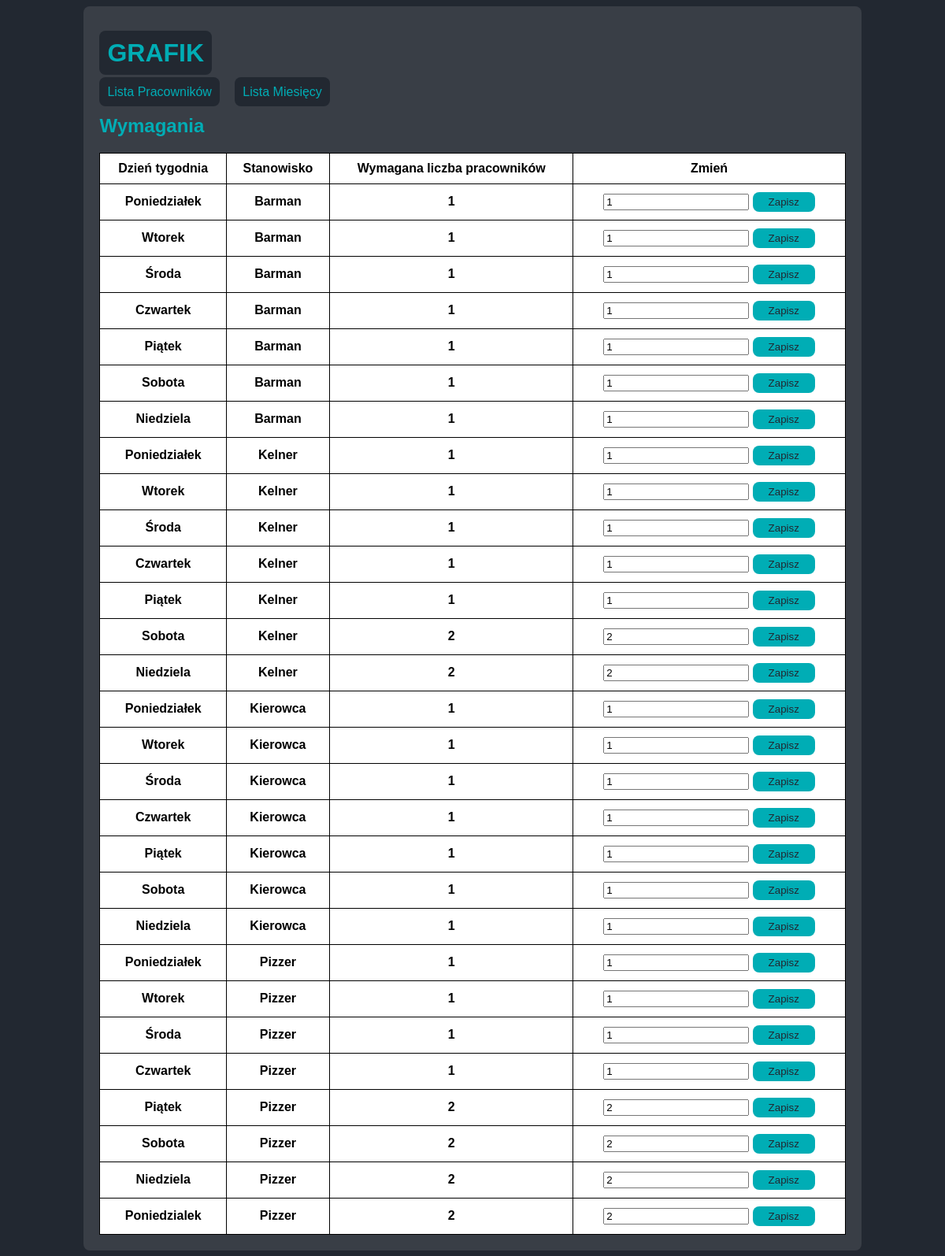
Page /requirements on the committed database.
### tables this page shows
CREATE TABLE required_employees (
    id INTEGER PRIMARY KEY AUTOINCREMENT,
    weekday TEXT NOT NULL,
    position INTEGER NOT NULL,
    required_count INTEGER NOT NULL DEFAULT 0,
    FOREIGN KEY (position) REFERENCES positions(id)
    );

CREATE TABLE positions (
    id INTEGER PRIMARY KEY AUTOINCREMENT,
    name TEXT NOT NULL
);

### app.py (the view)
@app.route("/requirements")
def requirements():
    db = get_db()
    requirements = db.execute("""
        SELECT r.id, r.weekday, p.name AS position_name, r.required_count
        FROM required_employees r
        JOIN positions p ON r.position = p.id
        ORDER BY p.name
    """).fetchall()
    return render_template("required_employees.html", requirements=requirements)

### app.py (called while the page is built)
def get_db():
    if "db" not in g:
        conn = sqlite3.connect(DATABASE)
        conn.row_factory = sqlite3.Row
        conn.execute("PRAGMA foreign_keys = ON;")
        g.db = conn
    return g.db

### templates/required_employees.html (shortened to what this page needs)
{% extends "index.html" %}
    {% block content %}
    <h2>Wymagania</h2>
    <table>
        <tr>
            <th>Dzień tygodnia</th>
            <th>Stanowisko</th>
            <th>Wymagana liczba pracowników</th>
            <th>Zmień</th>
        </tr>
        {% for requirement in requirements %}
        <tr>
            <td>{{ requirement.weekday }}</td>
            <td>{{ requirement.position_name }}</td>
            <td>{{ requirement.required_count }}</td>
            <td>
                <form method="post" action="{{ url_for('edit_requirement', requirement_id=requirement['id']) }}" >
                    <input type="number" name="required_count" value="{{ requirement.required_count }}" min="0" required>
                    <button type="submit">Zapisz</button>
                </form>
            </td>
        </tr>
        {% endfor %}
    {% endblock %}

### static/CSS/style.css (style rules this page uses)
:root { --body_color: #222831; --main_color: #393E46; --text_color: #00ADB5; }
body { background-color: var(--body_color, value); color: var(--text_color, value); font-family: Arial, sans-serif; }
table { width: 100%; border-collapse: collapse; margin-top: 20px; background-color: white; color: black; font-weight: bold; }
th, td { border: 1px solid #000000; padding: 10px; text-align: center; }
button { background-color: var(--text_color); color: var(--body_color); border: none; padding: 5px 20px; border-radius: 8px; cursor: pointer; }

### rows in the picture
required_employees: weekday "Poniedziałek", position_name "Barman", required_count "1"
required_employees: weekday "Wtorek", position_name "Barman", required_count "1"
required_employees: weekday "Środa", position_name "Barman", required_count "1"
required_employees: weekday "Czwartek", position_name "Barman", required_count "1"
required_employees: weekday "Piątek", position_name "Barman", required_count "1"
required_employees: weekday "Sobota", position_name "Barman", required_count "1"
required_employees: weekday "Niedziela", position_name "Barman", required_count "1"
required_employees: weekday "Poniedziałek", position_name "Kelner", required_count "1"
required_employees: weekday "Wtorek", position_name "Kelner", required_count "1"
required_employees: weekday "Środa", position_name "Kelner", required_count "1"
required_employees: weekday "Czwartek", position_name "Kelner", required_count "1"
required_employees: weekday "Piątek", position_name "Kelner", required_count "1"
required_employees: weekday "Sobota", position_name "Kelner", required_count "2"
required_employees: weekday "Niedziela", position_name "Kelner", required_count "2"
required_employees: weekday "Poniedziałek", position_name "Kierowca", required_count "1"
required_employees: weekday "Wtorek", position_name "Kierowca", required_count "1"
required_employees: weekday "Środa", position_name "Kierowca", required_count "1"
required_employees: weekday "Czwartek", position_name "Kierowca", required_count "1"
required_employees: weekday "Piątek", position_name "Kierowca", required_count "1"
required_employees: weekday "Sobota", position_name "Kierowca", required_count "1"
required_employees: weekday "Niedziela", position_name "Kierowca", required_count "1"
required_employees: weekday "Poniedziałek", position_name "Pizzer", required_count "1"
required_employees: weekday "Wtorek", position_name "Pizzer", required_count "1"
required_employees: weekday "Środa", position_name "Pizzer", required_count "1"
required_employees: weekday "Czwartek", position_name "Pizzer", required_count "1"
required_employees: weekday "Piątek", position_name "Pizzer", required_count "2"
required_employees: weekday "Sobota", position_name "Pizzer", required_count "2"
required_employees: weekday "Niedziela", position_name "Pizzer", required_count "2"
required_employees: weekday "Poniedzialek", position_name "Pizzer", required_count "2"
